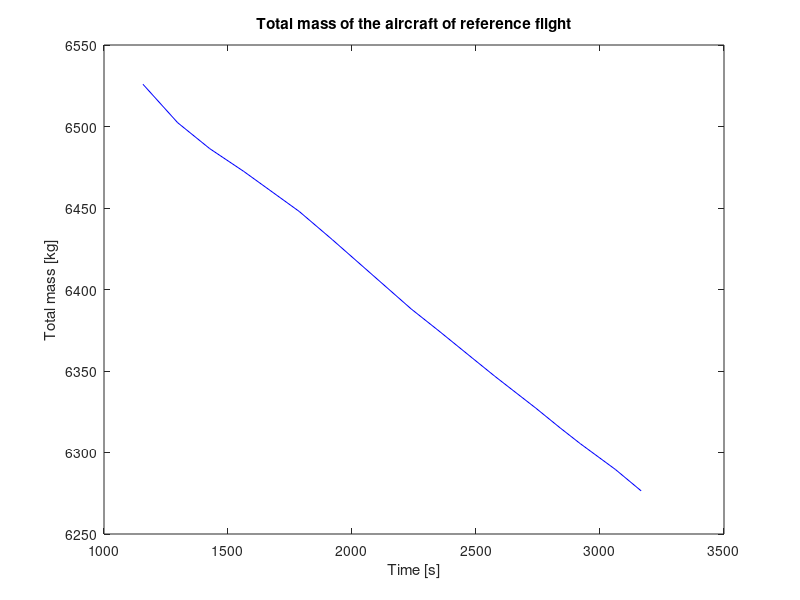

Recreate this plot in MATLAB.
M_fuelused = ([[163.29], %Fuel used
    [186.88],
    [202.76],
    [216.82],
    [241.31],
    [258.55],
    [301.19],
    [314.70],
    [331.13],
    [342.46],
    [361.97],
    [374.21],
    [383.74],
    [399.61],
    [412.77]])

t = ([1157,1297,1426,1564,1787,1920,2239,2351,2484,2576,2741,2840,2920,3062,3166])
%Measured time instances

M_BEM = 9165*0.453592;                  %Basic empty  mass in kg
M_pax = 695;                            %Pax mass in kg
M_i_fuel = 4050*0.453592;               %Initial fuel mass
m_i_ramp = M_BEM+M_pax+M_i_fuel;        %Initial ramp mass
M_i_ramp = ones(15,1)*m_i_ramp;         %Matrix of initial ramp mass

Mtotal = M_i_ramp - M_fuelused;         %Total mass of the aircraft during flight

plot(t, Mtotal,'b')
xlabel('Time [s]')
ylabel('Total mass [kg]')
title('Total mass of the aircraft of reference flight')
